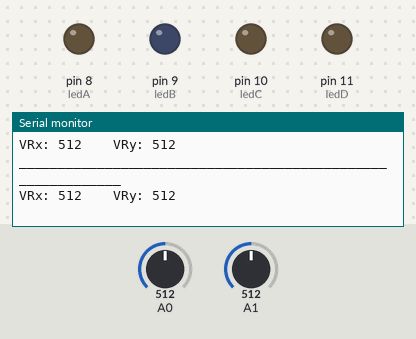
Recording of a sketch running on a simulated Arduino Uno, built with avr-gcc and run on an emulated ATmega328P. Parts: output pins drawn as LEDs (lit = HIGH), the last lines printed to the serial monitor. Inputs (shaded band) come from the test bench; at power-on: A0 = 512, A1 = 512.

Above: at 1.2 s.
1.3 s: A0 set to 110
At 1.45 s:
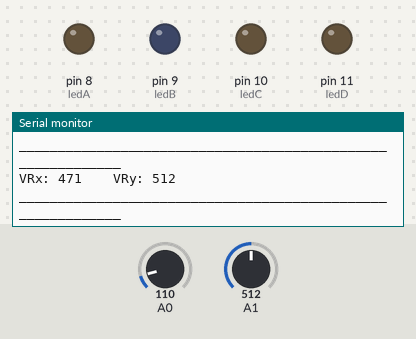
4.3 s: A0 set to 90
At 4.35 s:
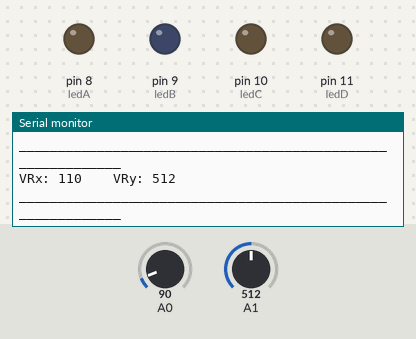
Timing chart, 0 to 7.3 s (numbered marks = the images above; inputs shaded):
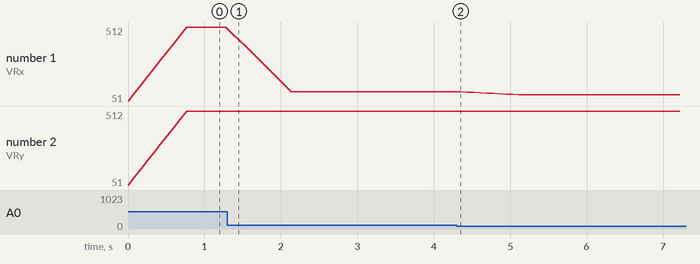

Measured:
- after the input at 1.3 s, the serial monitor: prints a new line after 0.07 s (image 1)
- plotted number 1: 512 → 110 after the input at 1.3 s, 110 → 90 after the input at 4.3 s

The sketch:

Joystick_LED.ino
```cpp
// Control LED with Joystick and a Switch

const int X = 0;
const int Y = 1;

const int MaxReadings = 10;

int Xreadings[MaxReadings];
int XreadIndex = 0;
int Xtotal = 0;
int X_Pos = 0;

int Yreadings[MaxReadings];
int YreadIndex = 0;
int Ytotal = 0;
int Y_Pos = 0;

// Initialize led pins
int ledA = 8;
int ledB = 9;
int ledC = 10;
int ledD = 11;

void Smoother(int x_pin, int y_pin) {

  Xtotal = Xtotal - Xreadings[XreadIndex];
  Ytotal = Ytotal - Yreadings[YreadIndex];
  delay(1);
  Xreadings[XreadIndex] = analogRead(x_pin);
  Yreadings[YreadIndex] = analogRead(y_pin);
  delay(1);
  Xtotal = Xtotal + Xreadings[XreadIndex];
  Ytotal = Ytotal + Yreadings[YreadIndex];
  delay(1);
  XreadIndex = XreadIndex + 1;
  YreadIndex = YreadIndex + 1;
  if (XreadIndex >= MaxReadings) XreadIndex = 0;
  if (YreadIndex >= MaxReadings) YreadIndex = 0;
  delay(1);
  X_Pos = Xtotal / MaxReadings;
  Y_Pos = Ytotal / MaxReadings;

}

void setup() {

  Serial.begin(9600);

  pinMode(ledA, OUTPUT);
  pinMode(ledB, OUTPUT);
  pinMode(ledC, OUTPUT);
  pinMode(ledD, OUTPUT);

  for (int i = 0; i < MaxReadings; i++) {
    Xreadings[i] = 0;
    Yreadings[i] = 0;
  }

}

void loop() {

  Smoother(X,Y);
  Serial.print("VRx: ");
  Serial.print(X_Pos);
  Serial.print("\t\t");
  Serial.print("VRy: ");
  Serial.println(Y_Pos);
  Serial.println("____________________________________________________________");
  delay(50);

  // Initiate led status
  digitalWrite(ledA, LOW);
  digitalWrite(ledB, LOW);
  digitalWrite(ledC, LOW);
  digitalWrite(ledD, LOW);

  // Conditions
  if (X_Pos == 501 && Y_Pos == 981 || Y_Pos == 982) {
    digitalWrite(ledA, HIGH);
  }
  else if (X_Pos == 501 && Y_Pos == 0) {
    digitalWrite(ledC, HIGH);
  }
  else if (X_Pos == 0 && Y_Pos == 466) {
    digitalWrite(ledD, HIGH);
  }
  else if (X_Pos == 981 || X_Pos == 982 && Y_Pos == 466) {
    digitalWrite(ledB, HIGH);
  }

}
```
